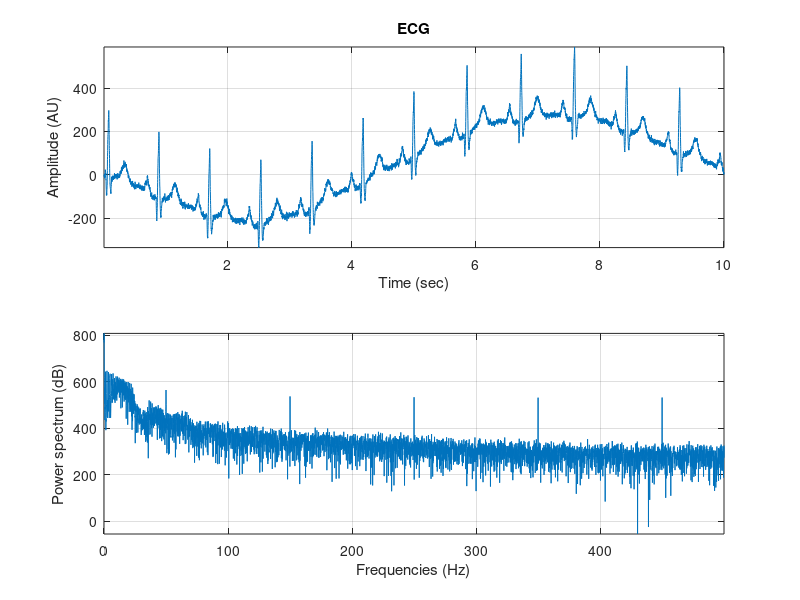
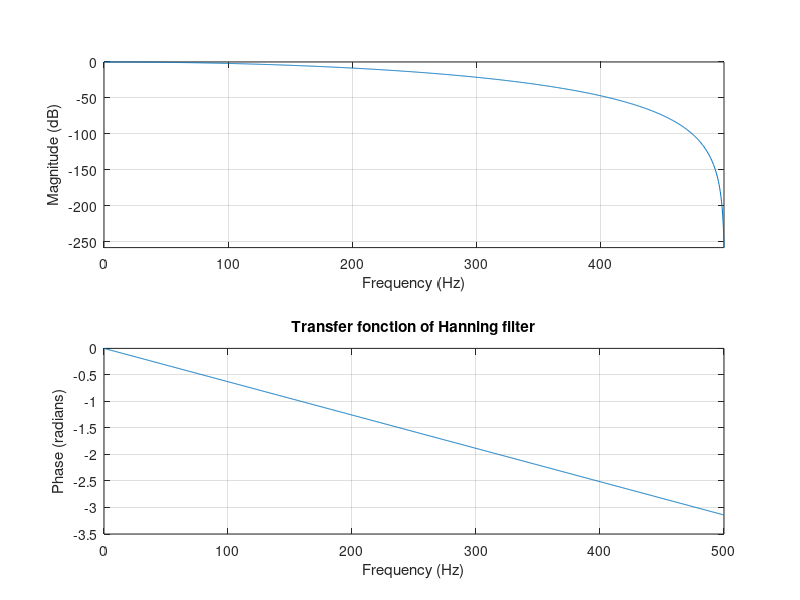
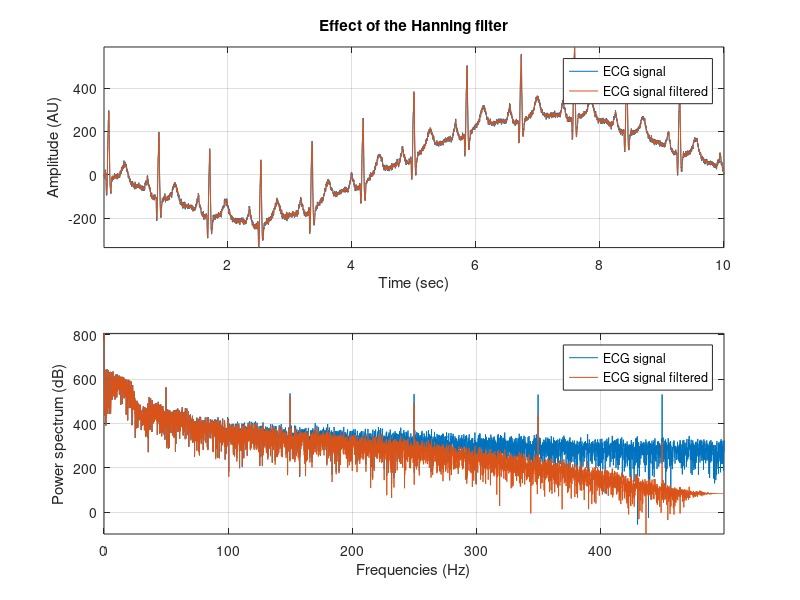

Recreate these plots in MATLAB, in order. (Note: this script raises an error after producing the figures.)
%% EX1.3. Rejection of High/low/powerline interferences from ECG signals

clear all % Clear variables
close all % Close figures
clc

load('ecg3.mat')
ecg = ECG23; 
fs = 1000;
slen = length(ecg);
t=[1:slen]/fs;
ecg_fft = abs(fft(ecg)).^2;
f = fs/size(t,2)*(0:size(t,2)/2-1);

figure(1) 
subplot(211);
plot(t, ecg);
axis('tight');
grid on;
xlabel('Time (sec)');
ylabel('Amplitude (AU)');
title('ECG');

subplot(212);
plot(f, 20*log2(ecg_fft(1:size(t,2)/2))) ;
axis('tight');
grid on;
xlabel('Frequencies (Hz)');
ylabel('Power spectrum (dB)');

%% Design of the Hanning filter 
A_f1 = 4;
B_f1 = [1 2 1];
ecg_f1 = filter(B_f1,A_f1, ecg); 
ecg_f1_fft = abs(fft(ecg_f1).^2);

[H, w] = freqz(B_f1,A_f1,fs,fs);

figure(2);
subplot(211)
plot(w, 20*log(abs(H)));
axis('tight');
grid on;
ylabel('Magnitude (dB)');
xlabel('Frequency (Hz)');

subplot(212)
phasez(B_f1,A_f1,fs,fs);
title('Transfer fonction of Hanning filter')

figure(3);
subplot(211);
plot(t, [ecg ecg_f1])
axis('tight');
grid on;
xlabel('Time (sec)');
ylabel('Amplitude (AU)');
legend('ECG signal', 'ECG signal filtered');
title('Effect of the Hanning filter');

subplot(212);
plot(f, [20*log2(ecg_fft(1:size(t,2)/2)) 20*log2(ecg_f1_fft(1:size(t,2)/2))]) ;
axis('tight');
grid on;
xlabel('Frequencies (Hz)');
ylabel('Power spectrum (dB)');
legend('ECG signal', 'ECG signal filtered');


%% Design of the derivative-based filter

% With a radius pole = 0.984
[B_f2,A_f21] = Derivative_based_filter(0.984,fs);
ecg_f21 = filter(B_f2,A_f21, ecg); 
ecg_f21_fft = abs(fft(ecg_f21)).^2;

% With a radius pole = 0.95
[B_f2,A_f22] = Derivative_based_filter(0.95,fs);
ecg_f22 = filter(B_f2,A_f22, ecg); 
ecg_f22_fft = abs(fft(ecg_f22)).^2;

% With a radius pole = 0.9
[B_f2,A_f23] = Derivative_based_filter(0.9,fs);
ecg_f23 = filter(B_f2,A_f23, ecg); 
ecg_f23_fft = abs(fft(ecg_f23)).^2;


figure(4);

subplot(211)
freqz(B_f2,A_f23,fs,fs); hold on;
freqz(B_f2,A_f22,fs,fs); hold on;
freqz(B_f2,A_f21,fs,fs);hold off;

lines_freq = findall(gcf,'type','line');

lines_freq(1).Color = 'y';
lines_freq(2).Color = 'r' ;
lines_freq(3).Color = 'b' ;
legend('R = 0.9', 'R = 0.95', 'R = 0.984');

title({'Transfer fonction of derivative-based filter',  'with 3 R radius poles differents '})

subplot(212)
phasez(B_f2,A_f23,fs,fs); hold on; 
phasez(B_f2,A_f22,fs,fs); hold on;
phasez(B_f2,A_f21,fs,fs); hold off;
legend('R = 0.9', 'R = 0.95', 'R = 0.984');

figure(5);
subplot(211);
plot(t, ecg, t, [ecg_f23 ecg_f22 ecg_f21]) 
grid on;
xlim([1.46 2.057]);
xlabel('Time (sec)');
ylabel('Amplitude (A.U)');
legend('ECG signal', 'filtered with R = 0.9','filtered with R = 0.95', 'filtered with R = 0.984');
title('Effect of the Derivative-based filter');

subplot(212);
plot(f, [20*log2(ecg_fft(1:size(t,2)/2)) 20*log2(ecg_f23_fft(1:size(t,2)/2)) 20*log2(ecg_f22_fft(1:size(t,2)/2)) 20*log2(ecg_f21_fft(1:size(t,2)/2)) ]) ;
axis('tight');
grid on;
xlabel('Frequencies (Hz)');
ylabel('Amplitude (dB)');
title('Power spectrum');
legend('ECG signal', 'filtered with R = 0.9','filtered with R = 0.95', 'filtered with R = 0.984');


%% Design the comb filter 
% Noise frequence and his harmonics to remove : 50hz - 150hZ - 250hz - 350hz - 450hz

omega= 2*pi*[ 50; 150; 250; 350; 450]/fs;

[ B_f3,A_f3 ] = Comb_filter( omega, 0);
% add a simple high pass
B_f3 =  conv(B_f3,[1 1]);
A_f3(1) = A_f3(1)*2;

ecg_f3 = filter(B_f3,A_f3, ecg); 
ecg_f3_fft = abs(fft(ecg_f3)).^2;

figure(6);
subplot(211)
[H, w] = freqz(B_f3,A_f3,fs,fs);
plot(w, 20*log(abs(H)));
axis('tight');
grid on;
ylabel('Magnitude (dB)');
xlabel('Frequency (Hz)')
subplot(212)
phasez(B_f3,A_f3,fs,fs);

title('Transfer fonction of comb filter')

figure(7);
subplot(211);
plot(t, [ecg ecg_f3]) 
axis([1.46 2.057 -300 110]);
grid on;
xlabel('Time (sec)');
ylabel('Amplitude (A.U)');
legend('ECG signal', 'ECG signal filtered');
title('Effect of the comb filter');

subplot(212);
plot(f, [20*log2(ecg_fft(1:size(t,2)/2)) 20*log2(ecg_f3_fft(1:size(t,2)/2))]) ;
axis('tight');
grid on;
xlabel('Frequencies (Hz)');
ylabel('Power Spectrum (dB)');
legend('ECG signal', 'ECG signal filtered');
title('Effect of the comb filter');

%% Design of combined filter 
B_combined = conv(conv(B_f1, B_f2), B_f3);
A_combined = conv(conv(A_f1, A_f21), A_f3);

ecg_fcombined = filter(B_combined,A_combined, ecg); 
ecg_fcombined_fft = abs(fft(ecg_fcombined)).^2;

figure(8);
subplot(211)
[H, w] =freqz(B_combined,A_combined,fs,fs);
plot(w, 20*log(abs(H)));
axis('tight');
grid on;
ylabel('Magnitude (dB)');
xlabel('Frequency (Hz)');
title('Magnitude Response')

subplot(212)
phasez(B_combined,A_combined,fs,fs); 

figure(9);
subplot(211);
plotyy(t, ecg, t, ecg_fcombined) 
grid on;
xlabel('Time (sec)');
ylabel('Amplitude (AU)');
legend('ECG signal', 'ECG signal filtered');
title('Effect of the 3-combined filter');

subplot(212);
plot(f, [20*log2(ecg_fft(1:size(t,2)/2)) 20*log2(ecg_fcombined_fft(1:size(t,2)/2))]) ;
axis('tight');
grid on;
xlabel('Frequencies (Hz)');
ylabel('Power spectrum (dB)');
legend('ECG signal', 'ECG signal filtered');

figure(10)
grpdelay(B_combined,A_combined,fs,fs);
title('Group delay combined filter')
